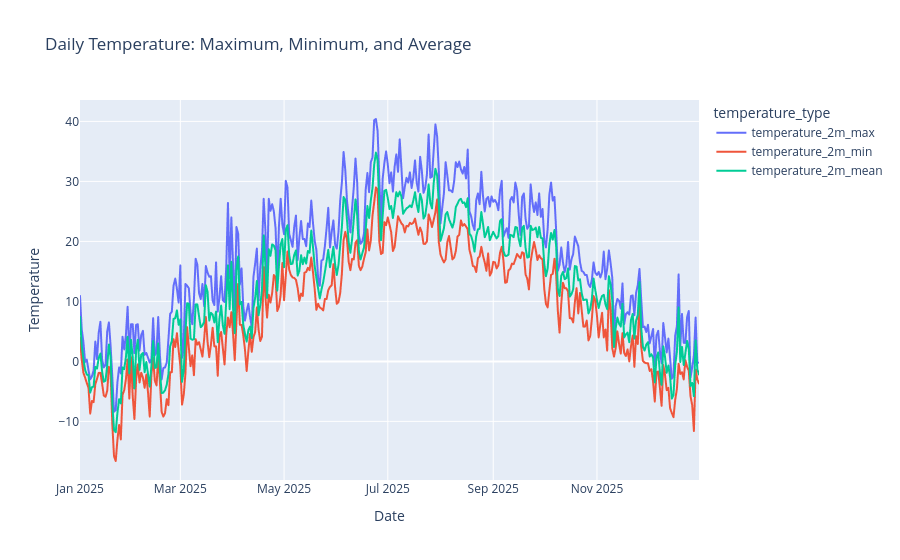

The code cell stored with this chart in its notebook:
### Code cell
fig = px.line(
    temperature_long,
    x="date",
    y="temperature",
    color="temperature_type",
    title="Daily Temperature: Maximum, Minimum, and Average",
    markers=False
)

fig.update_layout(
    xaxis_title="Date",
    yaxis_title="Temperature",
    # hovermode="x unified"
)

fig.show()

### Figure 1 — Plotly figure (JSON) as saved in the notebook; plotly's stock layout.template omitted (floating-point values rounded to 4 significant figures; data arrays with more than 128 entries replaced by an {"elided": "..."} marker saying what was removed)
{"data": [{"hovertemplate": "temperature_type=temperature_2m_max<br>date=%{x}<br>temperature=%{y}<extra></extra>", "legendgroup": "temperature_2m_max", "line": {"color": "#636efa", "dash": "solid"}, "marker": {"symbol": "circle"}, "mode": "lines", "name": "temperature_2m_max", "showlegend": true, "type": "scattergl", "x": {"elided": "365 str values"}, "xaxis": "x", "y": {"elided": "365 float values"}, "yaxis": "y"}, {"hovertemplate": "temperature_type=temperature_2m_min<br>date=%{x}<br>temperature=%{y}<extra></extra>", "legendgroup": "temperature_2m_min", "line": {"color": "#EF553B", "dash": "solid"}, "marker": {"symbol": "circle"}, "mode": "lines", "name": "temperature_2m_min", "showlegend": true, "type": "scattergl", "x": {"elided": "365 str values"}, "xaxis": "x", "y": {"elided": "365 float values"}, "yaxis": "y"}, {"hovertemplate": "temperature_type=temperature_2m_mean<br>date=%{x}<br>temperature=%{y}<extra></extra>", "legendgroup": "temperature_2m_mean", "line": {"color": "#00cc96", "dash": "solid"}, "marker": {"symbol": "circle"}, "mode": "lines", "name": "temperature_2m_mean", "showlegend": true, "type": "scattergl", "x": {"elided": "365 str values"}, "xaxis": "x", "y": {"elided": "365 float values"}, "yaxis": "y"}], "layout": {"legend": {"title": {"text": "temperature_type"}, "tracegroupgap": 0}, "title": {"text": "Daily Temperature: Maximum, Minimum, and Average"}, "xaxis": {"anchor": "y", "domain": [0, 1], "title": {"text": "Date"}}, "yaxis": {"anchor": "x", "domain": [0, 1], "title": {"text": "Temperature"}}}}
